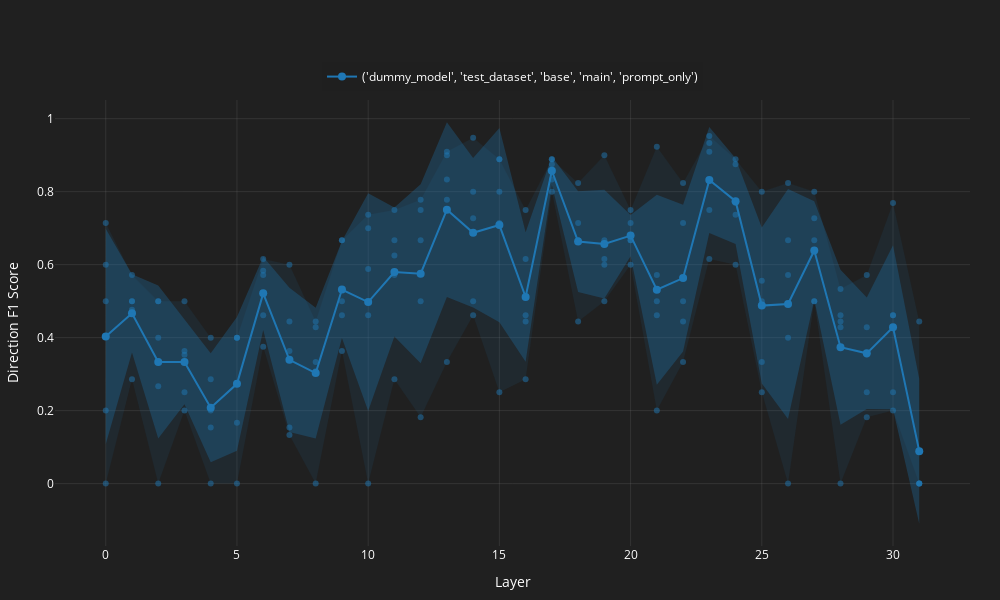
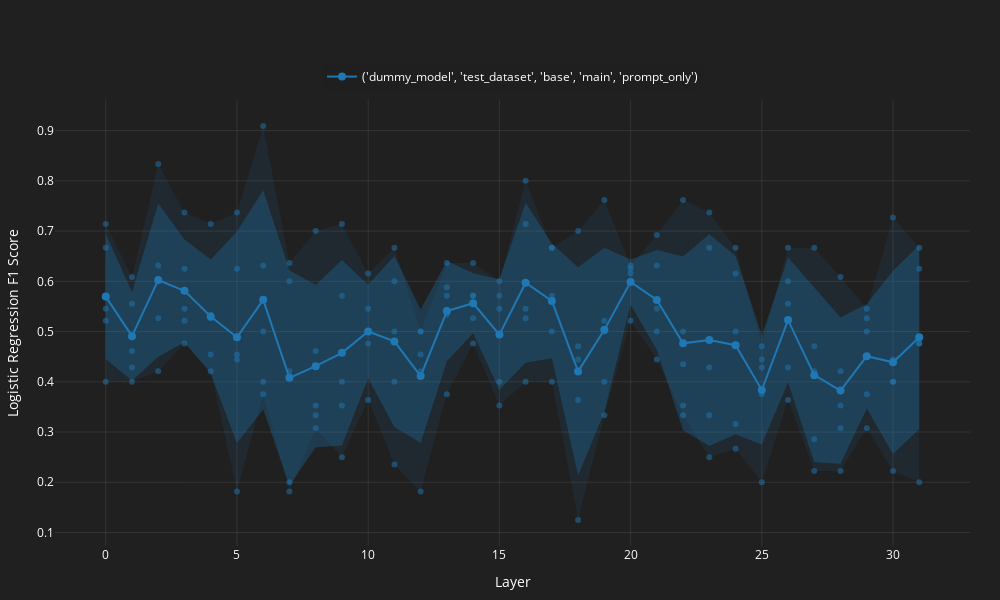

Here is the notebook cell these charts were saved with, in order:
### Code cell
for classifier in ["direction", "logistic_regression"]:
    # for metric in ["f1_score", "accuracy_score", "precision_score", "recall_score"]:
    for metric in ["f1_score"]:
        plot_dict = {}
        for conf, res_df_ in res_df.groupby(["model_id", "dataset_id", "prompt_id", "subset_id", "input_type"]):
            # if conf[4] != "prompt_only":
            #     continue
            
            print(f"{conf=}")
            res_df_pivot = pd.pivot(
                res_df_.drop(columns=["model_id", "dataset_id", "prompt_id", "subset_id", "input_type"]),
                index='layer',
                columns='fold',
                # values=['direction_f1_score', 'logistic_regression_f1_score']  # add all metrics you want to keep
            )
            # for classifier in ["direction", "logistic_regression"]:
            #     for metric in ["f1_score", "accuracy_score", "precision_score", "recall_score"]:
            plot_dict[str(conf)] = res_df_pivot[[f"{classifier}_{metric}"]]

        plot_interactive_lineplot(
            plot_dict,
            x_label="Layer",
            y_label=f"{classifier}_{metric}".replace("_", " ").title(),
            save_path=f"./classification_data/figures/dummy_data_{classifier}_{metric}{N_DIMS_LABEL}{PCA_COMONENTS_LABEL}.html"
        ).show()

### Figure 1 — Plotly figure (JSON) as saved in the notebook; plotly's stock layout.template omitted (floating-point values rounded to 4 significant figures)
{"data": [{"legendgroup": "('dummy_model', 'test_dataset', 'base', 'main', 'prompt_only')", "line": {"color": "#1f77b4", "width": 2}, "marker": {"size": 8}, "mode": "lines+markers", "name": "('dummy_model', 'test_dataset', 'base', 'main', 'prompt_only')", "type": "scatter", "x": [0, 1, 2, 3, 4, 5, 6, 7, 8, 9, 10, 11, 12, 13, 14, 15, 16, 17, 18, 19, 20, 21, 22, 23, 24, 25, 26, 27, 28, 29, 30, 31], "y": [0.4029, 0.4667, 0.3333, 0.3333, 0.2079, 0.2733, 0.5213, 0.3391, 0.3028, 0.5317, 0.4973, 0.5798, 0.5753, 0.7507, 0.6872, 0.7084, 0.5114, 0.8572, 0.6631, 0.6564, 0.6795, 0.5312, 0.5631, 0.832, 0.774, 0.4878, 0.4923, 0.6388, 0.3736, 0.357, 0.4285, 0.08889]}, {"legendgroup": "('dummy_model', 'test_dataset', 'base', 'main', 'prompt_only')", "line": {"width": 0}, "mode": "lines", "name": "('dummy_model', 'test_dataset', 'base', 'main', 'prompt_only') Max", "showlegend": false, "type": "scatter", "x": [0, 1, 2, 3, 4, 5, 6, 7, 8, 9, 10, 11, 12, 13, 14, 15, 16, 17, 18, 19, 20, 21, 22, 23, 24, 25, 26, 27, 28, 29, 30, 31], "y": [0.7143, 0.5714, 0.5, 0.5, 0.4, 0.4, 0.6154, 0.6, 0.4444, 0.6667, 0.7368, 0.75, 0.7778, 0.9091, 0.9474, 0.8889, 0.75, 0.8889, 0.8235, 0.9, 0.75, 0.9231, 0.8235, 0.9524, 0.8889, 0.8, 0.8235, 0.8, 0.5333, 0.5714, 0.7692, 0.4444]}, {"fill": "tonexty", "fillcolor": "rgba(31, 119, 180, 0.1)", "legendgroup": "('dummy_model', 'test_dataset', 'base', 'main', 'prompt_only')", "line": {"width": 0}, "mode": "lines", "name": "('dummy_model', 'test_dataset', 'base', 'main', 'prompt_only') Min", "showlegend": false, "type": "scatter", "x": [0, 1, 2, 3, 4, 5, 6, 7, 8, 9, 10, 11, 12, 13, 14, 15, 16, 17, 18, 19, 20, 21, 22, 23, 24, 25, 26, 27, 28, 29, 30, 31], "y": [0.0, 0.2857, 0.0, 0.2, 0.0, 0.0, 0.375, 0.1333, 0.0, 0.3636, 0.0, 0.2857, 0.1818, 0.3333, 0.4615, 0.25, 0.2857, 0.8, 0.4444, 0.5, 0.6, 0.2, 0.3333, 0.6154, 0.6, 0.25, 0.0, 0.5, 0.0, 0.1818, 0.2, 0.0]}, {"legendgroup": "('dummy_model', 'test_dataset', 'base', 'main', 'prompt_only')", "line": {"width": 0}, "mode": "lines", "name": "('dummy_model', 'test_dataset', 'base', 'main', 'prompt_only') +1 STD", "showlegend": false, "type": "scatter", "x": [0, 1, 2, 3, 4, 5, 6, 7, 8, 9, 10, 11, 12, 13, 14, 15, 16, 17, 18, 19, 20, 21, 22, 23, 24, 25, 26, 27, 28, 29, 30, 31], "y": [0.6981, 0.5739, 0.5428, 0.4493, 0.3572, 0.4565, 0.6216, 0.5368, 0.4821, 0.6646, 0.7954, 0.7566, 0.8204, 0.99, 0.8922, 0.9747, 0.6886, 0.8965, 0.8011, 0.8054, 0.7362, 0.7914, 0.7641, 0.9773, 0.8913, 0.7014, 0.8075, 0.774, 0.5862, 0.5096, 0.6534, 0.2877]}, {"fill": "tonexty", "fillcolor": "rgba(31, 119, 180, 0.3)", "legendgroup": "('dummy_model', 'test_dataset', 'base', 'main', 'prompt_only')", "line": {"width": 0}, "mode": "lines", "name": "('dummy_model', 'test_dataset', 'base', 'main', 'prompt_only') -1 STD", "showlegend": false, "type": "scatter", "x": [0, 1, 2, 3, 4, 5, 6, 7, 8, 9, 10, 11, 12, 13, 14, 15, 16, 17, 18, 19, 20, 21, 22, 23, 24, 25, 26, 27, 28, 29, 30, 31], "y": [0.1076, 0.3594, 0.1238, 0.2173, 0.05861, 0.09015, 0.4211, 0.1413, 0.1236, 0.3988, 0.1993, 0.4029, 0.3301, 0.5114, 0.4823, 0.4421, 0.3342, 0.818, 0.5251, 0.5074, 0.6229, 0.2711, 0.3622, 0.6868, 0.6566, 0.2741, 0.1772, 0.5036, 0.1609, 0.2043, 0.2035, -0.1099]}, {"legendgroup": "('dummy_model', 'test_dataset', 'base', 'main', 'prompt_only')", "marker": {"color": "#1f77b4", "opacity": 0.5, "size": 6}, "mode": "markers", "name": "('dummy_model', 'test_dataset', 'base', 'main', 'prompt_only') Fold ('direction_f1_score', 0)", "showlegend": false, "type": "scatter", "x": [0, 1, 2, 3, 4, 5, 6, 7, 8, 9, 10, 11, 12, 13, 14, 15, 16, 17, 18, 19, 20, 21, 22, 23, 24, 25, 26, 27, 28, 29, 30, 31], "y": [0.7143, 0.5714, 0.2667, 0.25, 0.2857, 0.4, 0.5714, 0.1333, 0.3333, 0.6667, 0.7368, 0.75, 0.7778, 0.9, 0.9474, 0.8889, 0.75, 0.8889, 0.6667, 0.9, 0.75, 0.5714, 0.8235, 0.9524, 0.7368, 0.3333, 0.5714, 0.6667, 0.4615, 0.3529, 0.25, 0.0]}, {"legendgroup": "('dummy_model', 'test_dataset', 'base', 'main', 'prompt_only')", "marker": {"color": "#1f77b4", "opacity": 0.5, "size": 6}, "mode": "markers", "name": "('dummy_model', 'test_dataset', 'base', 'main', 'prompt_only') Fold ('direction_f1_score', 1)", "showlegend": false, "type": "scatter", "x": [0, 1, 2, 3, 4, 5, 6, 7, 8, 9, 10, 11, 12, 13, 14, 15, 16, 17, 18, 19, 20, 21, 22, 23, 24, 25, 26, 27, 28, 29, 30, 31], "y": [0.6, 0.4762, 0.5, 0.5, 0.4, 0.1667, 0.375, 0.3636, 0.3077, 0.4615, 0.4615, 0.5714, 0.75, 0.3333, 0.8, 0.7143, 0.6154, 0.875, 0.7143, 0.6154, 0.7143, 0.2, 0.7143, 0.6154, 0.875, 0.5, 0.8235, 0.8, 0.5333, 0.4286, 0.4615, 0.0]}, {"legendgroup": "('dummy_model', 'test_dataset', 'base', 'main', 'prompt_only')", "marker": {"color": "#1f77b4", "opacity": 0.5, "size": 6}, "mode": "markers", "name": "('dummy_model', 'test_dataset', 'base', 'main', 'prompt_only') Fold ('direction_f1_score', 2)", "showlegend": false, "type": "scatter", "x": [0, 1, 2, 3, 4, 5, 6, 7, 8, 9, 10, 11, 12, 13, 14, 15, 16, 17, 18, 19, 20, 21, 22, 23, 24, 25, 26, 27, 28, 29, 30, 31], "y": [0.0, 0.2857, 0.0, 0.2, 0.2, 0.4, 0.4615, 0.6, 0.4444, 0.5, 0.0, 0.2857, 0.5, 0.9091, 0.5, 0.8, 0.2857, 0.8, 0.6667, 0.5, 0.6667, 0.5, 0.5, 0.9091, 0.6, 0.8, 0.6667, 0.5, 0.4444, 0.25, 0.4615, 0.0]}, {"legendgroup": "('dummy_model', 'test_dataset', 'base', 'main', 'prompt_only')", "marker": {"color": "#1f77b4", "opacity": 0.5, "size": 6}, "mode": "markers", "name": "('dummy_model', 'test_dataset', 'base', 'main', 'prompt_only') Fold ('direction_f1_score', 3)", "showlegend": false, "type": "scatter", "x": [0, 1, 2, 3, 4, 5, 6, 7, 8, 9, 10, 11, 12, 13, 14, 15, 16, 17, 18, 19, 20, 21, 22, 23, 24, 25, 26, 27, 28, 29, 30, 31], "y": [0.2, 0.5, 0.5, 0.3636, 0.0, 0.4, 0.6154, 0.4444, 0.0, 0.3636, 0.5882, 0.6667, 0.6667, 0.8333, 0.7273, 0.25, 0.4444, 0.8333, 0.4444, 0.6, 0.6, 0.9231, 0.4444, 0.9333, 0.7692, 0.25, 0.0, 0.7273, 0.0, 0.1818, 0.7692, 0.0]}, {"legendgroup": "('dummy_model', 'test_dataset', 'base', 'main', 'prompt_only')", "marker": {"color": "#1f77b4", "opacity": 0.5, "size": 6}, "mode": "markers", "name": "('dummy_model', 'test_dataset', 'base', 'main', 'prompt_only') Fold ('direction_f1_score', 4)", "showlegend": false, "type": "scatter", "x": [0, 1, 2, 3, 4, 5, 6, 7, 8, 9, 10, 11, 12, 13, 14, 15, 16, 17, 18, 19, 20, 21, 22, 23, 24, 25, 26, 27, 28, 29, 30, 31], "y": [0.5, 0.5, 0.4, 0.3529, 0.1538, 0.0, 0.5833, 0.1538, 0.4286, 0.6667, 0.7, 0.625, 0.1818, 0.7778, 0.4615, 0.8889, 0.4615, 0.8889, 0.8235, 0.6667, 0.6667, 0.4615, 0.3333, 0.75, 0.8889, 0.5556, 0.4, 0.5, 0.4286, 0.5714, 0.2, 0.4444]}], "layout": {"font": {"color": "white"}, "height": 600, "legend": {"bgcolor": "rgba(32, 32, 32, 0.8)", "orientation": "h", "x": 0.5, "xanchor": "center", "y": 1.02, "yanchor": "bottom"}, "margin": {"b": 50, "l": 50, "r": 30, "t": 100}, "paper_bgcolor": "rgba(32, 32, 32, 1)", "plot_bgcolor": "rgba(32, 32, 32, 1)", "showlegend": true, "title": {}, "width": 1000, "xaxis": {"gridcolor": "rgba(128, 128, 128, 0.2)", "title": {"text": "Layer"}, "zeroline": false}, "yaxis": {"gridcolor": "rgba(128, 128, 128, 0.2)", "title": {"text": "Direction F1 Score"}, "zeroline": false}}}

### Figure 2 — Plotly figure (JSON) as saved in the notebook; plotly's stock layout.template omitted (floating-point values rounded to 4 significant figures)
{"data": [{"legendgroup": "('dummy_model', 'test_dataset', 'base', 'main', 'prompt_only')", "line": {"color": "#1f77b4", "width": 2}, "marker": {"size": 8}, "mode": "lines+markers", "name": "('dummy_model', 'test_dataset', 'base', 'main', 'prompt_only')", "type": "scatter", "x": [0, 1, 2, 3, 4, 5, 6, 7, 8, 9, 10, 11, 12, 13, 14, 15, 16, 17, 18, 19, 20, 21, 22, 23, 24, 25, 26, 27, 28, 29, 30, 31], "y": [0.5696, 0.4909, 0.6025, 0.581, 0.5299, 0.4885, 0.5631, 0.4078, 0.4311, 0.4577, 0.5001, 0.4804, 0.4115, 0.5409, 0.5563, 0.494, 0.5972, 0.561, 0.4207, 0.5034, 0.5987, 0.5628, 0.4766, 0.4831, 0.4729, 0.3837, 0.5229, 0.4132, 0.3825, 0.4509, 0.4388, 0.4888]}, {"legendgroup": "('dummy_model', 'test_dataset', 'base', 'main', 'prompt_only')", "line": {"width": 0}, "mode": "lines", "name": "('dummy_model', 'test_dataset', 'base', 'main', 'prompt_only') Max", "showlegend": false, "type": "scatter", "x": [0, 1, 2, 3, 4, 5, 6, 7, 8, 9, 10, 11, 12, 13, 14, 15, 16, 17, 18, 19, 20, 21, 22, 23, 24, 25, 26, 27, 28, 29, 30, 31], "y": [0.7143, 0.6087, 0.8333, 0.7368, 0.7143, 0.7368, 0.9091, 0.6364, 0.7, 0.7143, 0.6154, 0.6667, 0.5, 0.6364, 0.6364, 0.6, 0.8, 0.6667, 0.7, 0.7619, 0.6316, 0.6923, 0.7619, 0.7368, 0.6667, 0.4706, 0.6667, 0.6667, 0.6087, 0.5455, 0.7273, 0.6667]}, {"fill": "tonexty", "fillcolor": "rgba(31, 119, 180, 0.1)", "legendgroup": "('dummy_model', 'test_dataset', 'base', 'main', 'prompt_only')", "line": {"width": 0}, "mode": "lines", "name": "('dummy_model', 'test_dataset', 'base', 'main', 'prompt_only') Min", "showlegend": false, "type": "scatter", "x": [0, 1, 2, 3, 4, 5, 6, 7, 8, 9, 10, 11, 12, 13, 14, 15, 16, 17, 18, 19, 20, 21, 22, 23, 24, 25, 26, 27, 28, 29, 30, 31], "y": [0.4, 0.4, 0.4211, 0.4762, 0.4211, 0.1818, 0.375, 0.1818, 0.3077, 0.25, 0.3636, 0.2353, 0.1818, 0.375, 0.4762, 0.3529, 0.4, 0.4, 0.125, 0.3333, 0.5217, 0.4444, 0.3333, 0.25, 0.2667, 0.2, 0.3636, 0.2222, 0.2222, 0.3077, 0.2222, 0.2]}, {"legendgroup": "('dummy_model', 'test_dataset', 'base', 'main', 'prompt_only')", "line": {"width": 0}, "mode": "lines", "name": "('dummy_model', 'test_dataset', 'base', 'main', 'prompt_only') +1 STD", "showlegend": false, "type": "scatter", "x": [0, 1, 2, 3, 4, 5, 6, 7, 8, 9, 10, 11, 12, 13, 14, 15, 16, 17, 18, 19, 20, 21, 22, 23, 24, 25, 26, 27, 28, 29, 30, 31], "y": [0.6941, 0.579, 0.7548, 0.6835, 0.6434, 0.6992, 0.7813, 0.6221, 0.5924, 0.6423, 0.5931, 0.6506, 0.5441, 0.6407, 0.6159, 0.6042, 0.7564, 0.6751, 0.628, 0.6668, 0.6434, 0.6625, 0.6494, 0.6939, 0.6502, 0.4922, 0.6473, 0.5867, 0.5281, 0.5549, 0.6212, 0.6718]}, {"fill": "tonexty", "fillcolor": "rgba(31, 119, 180, 0.3)", "legendgroup": "('dummy_model', 'test_dataset', 'base', 'main', 'prompt_only')", "line": {"width": 0}, "mode": "lines", "name": "('dummy_model', 'test_dataset', 'base', 'main', 'prompt_only') -1 STD", "showlegend": false, "type": "scatter", "x": [0, 1, 2, 3, 4, 5, 6, 7, 8, 9, 10, 11, 12, 13, 14, 15, 16, 17, 18, 19, 20, 21, 22, 23, 24, 25, 26, 27, 28, 29, 30, 31], "y": [0.4451, 0.4027, 0.4501, 0.4786, 0.4164, 0.2779, 0.345, 0.1936, 0.2698, 0.2732, 0.4072, 0.3102, 0.2789, 0.441, 0.4968, 0.3837, 0.438, 0.4468, 0.2135, 0.34, 0.5541, 0.4631, 0.3037, 0.2722, 0.2956, 0.2752, 0.3984, 0.2398, 0.2369, 0.3468, 0.2563, 0.3058]}, {"legendgroup": "('dummy_model', 'test_dataset', 'base', 'main', 'prompt_only')", "marker": {"color": "#1f77b4", "opacity": 0.5, "size": 6}, "mode": "markers", "name": "('dummy_model', 'test_dataset', 'base', 'main', 'prompt_only') Fold ('logistic_regression_f1_score', 0)", "showlegend": false, "type": "scatter", "x": [0, 1, 2, 3, 4, 5, 6, 7, 8, 9, 10, 11, 12, 13, 14, 15, 16, 17, 18, 19, 20, 21, 22, 23, 24, 25, 26, 27, 28, 29, 30, 31], "y": [0.6667, 0.4, 0.5263, 0.5217, 0.4545, 0.4444, 0.5, 0.4211, 0.7, 0.5714, 0.4762, 0.6, 0.5, 0.5882, 0.5263, 0.6, 0.5263, 0.5, 0.4706, 0.5217, 0.5217, 0.6923, 0.4348, 0.6667, 0.3158, 0.375, 0.5556, 0.4211, 0.4211, 0.375, 0.4, 0.4762]}, {"legendgroup": "('dummy_model', 'test_dataset', 'base', 'main', 'prompt_only')", "marker": {"color": "#1f77b4", "opacity": 0.5, "size": 6}, "mode": "markers", "name": "('dummy_model', 'test_dataset', 'base', 'main', 'prompt_only') Fold ('logistic_regression_f1_score', 1)", "showlegend": false, "type": "scatter", "x": [0, 1, 2, 3, 4, 5, 6, 7, 8, 9, 10, 11, 12, 13, 14, 15, 16, 17, 18, 19, 20, 21, 22, 23, 24, 25, 26, 27, 28, 29, 30, 31], "y": [0.5217, 0.5556, 0.4211, 0.7368, 0.4211, 0.7368, 0.6316, 0.6364, 0.3529, 0.3529, 0.5, 0.4, 0.4211, 0.375, 0.6364, 0.5455, 0.4, 0.4, 0.125, 0.7619, 0.6316, 0.6316, 0.7619, 0.25, 0.5, 0.4706, 0.6, 0.4706, 0.3529, 0.3077, 0.4444, 0.6667]}, {"legendgroup": "('dummy_model', 'test_dataset', 'base', 'main', 'prompt_only')", "marker": {"color": "#1f77b4", "opacity": 0.5, "size": 6}, "mode": "markers", "name": "('dummy_model', 'test_dataset', 'base', 'main', 'prompt_only') Fold ('logistic_regression_f1_score', 2)", "showlegend": false, "type": "scatter", "x": [0, 1, 2, 3, 4, 5, 6, 7, 8, 9, 10, 11, 12, 13, 14, 15, 16, 17, 18, 19, 20, 21, 22, 23, 24, 25, 26, 27, 28, 29, 30, 31], "y": [0.5455, 0.4286, 0.8333, 0.5455, 0.5333, 0.625, 0.9091, 0.2, 0.4615, 0.4, 0.6154, 0.5, 0.1818, 0.5714, 0.5714, 0.4, 0.8, 0.6667, 0.3636, 0.3333, 0.625, 0.5455, 0.3333, 0.4286, 0.6154, 0.2, 0.6667, 0.2857, 0.2222, 0.5455, 0.2222, 0.2]}, {"legendgroup": "('dummy_model', 'test_dataset', 'base', 'main', 'prompt_only')", "marker": {"color": "#1f77b4", "opacity": 0.5, "size": 6}, "mode": "markers", "name": "('dummy_model', 'test_dataset', 'base', 'main', 'prompt_only') Fold ('logistic_regression_f1_score', 3)", "showlegend": false, "type": "scatter", "x": [0, 1, 2, 3, 4, 5, 6, 7, 8, 9, 10, 11, 12, 13, 14, 15, 16, 17, 18, 19, 20, 21, 22, 23, 24, 25, 26, 27, 28, 29, 30, 31], "y": [0.7143, 0.4615, 0.6316, 0.625, 0.7143, 0.1818, 0.375, 0.1818, 0.3077, 0.7143, 0.3636, 0.6667, 0.5, 0.5333, 0.5714, 0.5714, 0.7143, 0.6667, 0.4444, 0.4, 0.6154, 0.5, 0.5, 0.3333, 0.6667, 0.4286, 0.4286, 0.6667, 0.3077, 0.5, 0.7273, 0.625]}, {"legendgroup": "('dummy_model', 'test_dataset', 'base', 'main', 'prompt_only')", "marker": {"color": "#1f77b4", "opacity": 0.5, "size": 6}, "mode": "markers", "name": "('dummy_model', 'test_dataset', 'base', 'main', 'prompt_only') Fold ('logistic_regression_f1_score', 4)", "showlegend": false, "type": "scatter", "x": [0, 1, 2, 3, 4, 5, 6, 7, 8, 9, 10, 11, 12, 13, 14, 15, 16, 17, 18, 19, 20, 21, 22, 23, 24, 25, 26, 27, 28, 29, 30, 31], "y": [0.4, 0.6087, 0.6, 0.4762, 0.5263, 0.4545, 0.4, 0.6, 0.3333, 0.25, 0.5455, 0.2353, 0.4545, 0.6364, 0.4762, 0.3529, 0.5455, 0.5714, 0.7, 0.5, 0.6, 0.4444, 0.3529, 0.7368, 0.2667, 0.4444, 0.3636, 0.2222, 0.6087, 0.5263, 0.4, 0.4762]}], "layout": {"font": {"color": "white"}, "height": 600, "legend": {"bgcolor": "rgba(32, 32, 32, 0.8)", "orientation": "h", "x": 0.5, "xanchor": "center", "y": 1.02, "yanchor": "bottom"}, "margin": {"b": 50, "l": 50, "r": 30, "t": 100}, "paper_bgcolor": "rgba(32, 32, 32, 1)", "plot_bgcolor": "rgba(32, 32, 32, 1)", "showlegend": true, "title": {}, "width": 1000, "xaxis": {"gridcolor": "rgba(128, 128, 128, 0.2)", "title": {"text": "Layer"}, "zeroline": false}, "yaxis": {"gridcolor": "rgba(128, 128, 128, 0.2)", "title": {"text": "Logistic Regression F1 Score"}, "zeroline": false}}}
